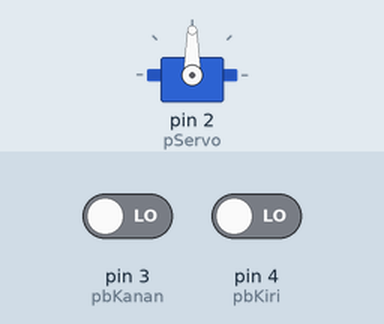
Simulated run of this sketch. Board: Arduino Uno, built with avr-gcc and run on an emulated ATmega328P. Shown: servo. The test bench sets the inputs (shaded band); at power-on: pin 3 (pbKanan) LOW, pin 4 (pbKiri) LOW.

Above: at 1.2 s.
1.3 s: pin 3 (pbKanan) driven HIGH
At 2.5 s:
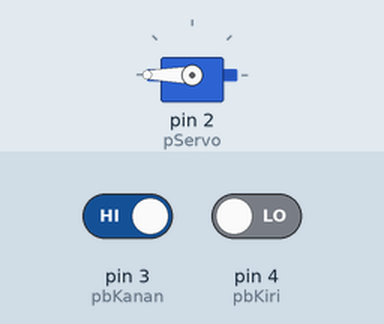
2.8 s: pin 4 (pbKiri) driven HIGH
At 3.3 s:
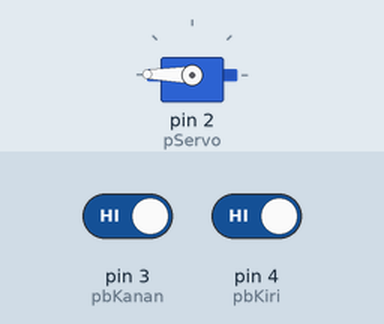
4.3 s: pin 3 (pbKanan) driven LOW
At 5.0 s:
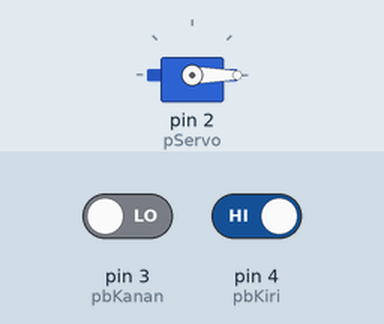
Timing chart, 0 to 7.3 s (numbered marks = the images above; inputs shaded):
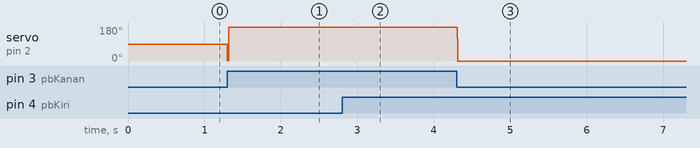

The sketch:

library_dan_servo.ino
```cpp
/* Coding Sederhana Penggunaan Library pada Servo
#include <Servo.h>
Servo servo;

void setup() {
  servo.attach(2);
}

void loop() {
  servo.write(90);
  delay(1000);
  servo.write(0);
  delay(1000);
}*/

#include <Servo.h>
Servo servo;

const int pServo = 2;
const int pbKanan = 3;
const int pbKiri = 4;
int dtcKa = 0;
int dtcKi = 0;
int sudut = 0;

void setup() {
  // Serial.begin(9600);
  servo.attach(pServo);
  pinMode(pbKanan, INPUT);
  pinMode(pbKiri, INPUT);
}

void loop() {
  dtcKa = digitalRead(pbKanan);
  dtcKi = digitalRead(pbKiri);

  if(dtcKa == 1) {
    sudut++;
    if(sudut > 180) {
      sudut = 180;
    }
    servo.write(sudut);
  }
  if(dtcKi == 1) {
    sudut--;
    if(sudut < 0) {
      sudut = 0;
    }
    servo.write(sudut);
  }
  // Serial.println(sudut);
}
```

Measured:
- after the input at 1.3 s, servo on pin 2 (pServo): 90° → 180° at once
- after the input at 2.8 s, servo on pin 2 (pServo): alternates 180° for 0.02 s and 179° for 0.02 s, starting at once
